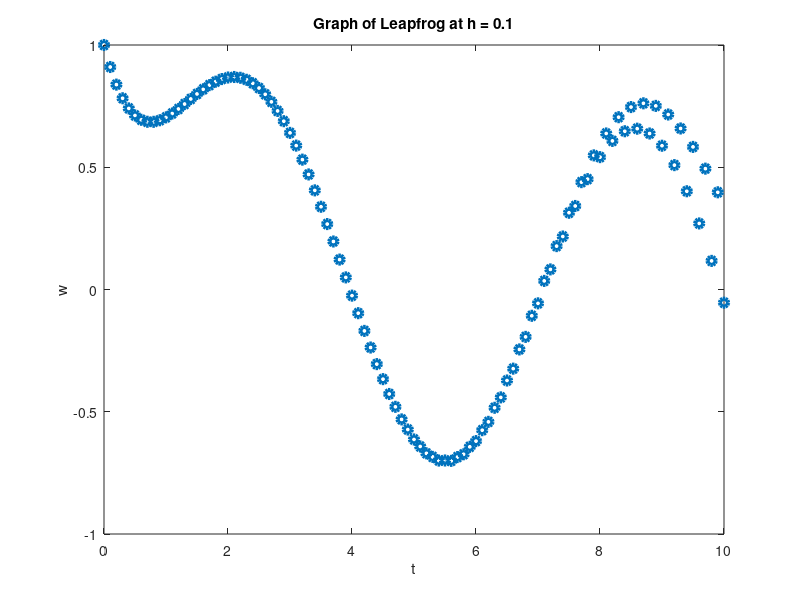

Write MATLAB code to recreate this figure.
% Leapfrog method

% Input
a = 0; b = 10; h = 0.1; alpha = 1;
f = @(t, y) sin(t) - y;

% Step 1
N = (b-a)/h;
t = zeros(N+1, 1);
w = zeros(N+1, 1);
t(1) = a; w(1) = alpha;
fprintf('t \t\t\t w\n')
fprintf('%f \t %f\n', t(1), w(1))

% Step 2
t(2) = t(1) + h;
w(2) = 0.9099979169;
fprintf('%f \t %f \n', t(2), w(2))

% Step 3
for i = 2:N
    w(i+1) = w(i-1) + 2*h*f(t(i), w(i));
    t(i+1) = a + i*h;
    fprintf('%f \t %f \n', t(i), w(i))
end

% Plot
plot(t, w, 'o', 'LineWidth', 3)
xlabel('t')
ylabel('w')
title('Graph of Leapfrog at h = 0.1')
